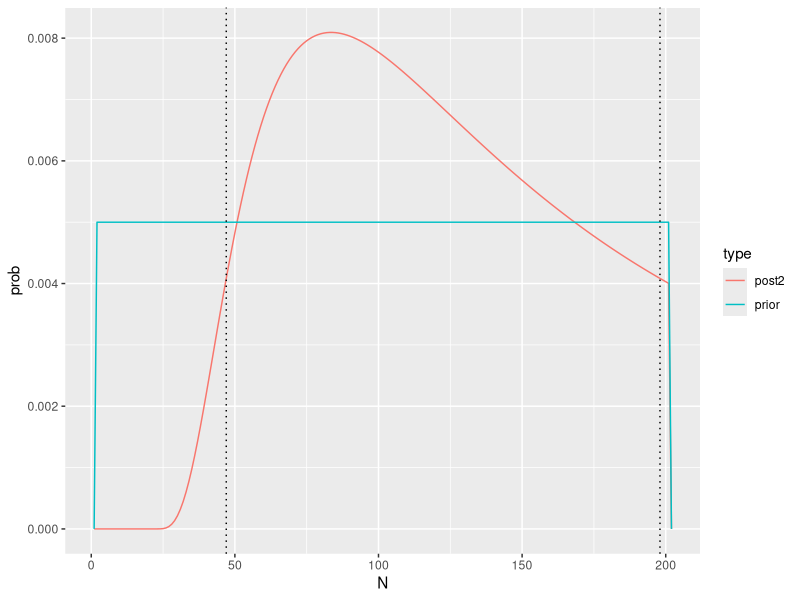

Generate this figure with R: (Note: a time limit stopped this script after it produced the figure.)
## ---- chunk 1
# knitr::opts_chunk$set(echo = FALSE)
knitr::opts_chunk$set(warning = FALSE)
knitr::opts_chunk$set(message = FALSE)
knitr::opts_chunk$set(out.width = "50%")
knitr::opts_current$set(fig.align = "center")
library(tidyverse)
library(RColorBrewer)

options(ggplot2.discrete.color=brewer.pal(8, "Dark2"))
options(ggplot2.discrete.fill=brewer.pal(8, "Dark2"))
## ---- chunk 2
# Simulate data
N <- 50
n <- c(10, 20)
theta <- rep(NA, 2)
theta[1] <- rhyper(1, N, 0, n[1])
theta[2] <- rhyper(1, theta[1], N-theta[1], n[2])
## ---- chunk 3
n <- c(14, 12)
theta <- c(14, 2)
## ---- chunk 4
# Simulate 1st capture and mark
capture <- tibble(N = seq(0:201),
                  prior = c(0, rep(0.005, 200), 0))
lik <- dhyper(theta[1], capture$N, 0, n[1])
lik[is.na(lik)] <- 0
post_unstd <- lik * capture$prior
capture$post1 <- post_unstd / sum(post_unstd)
## ---- chunk 5
# See https://stats.stackexchange.com/questions/381520/how-can-i-estimate-the-highest-posterior-density-interval-from-a-set-of-x-y-valu

# Find approximate HPDI
hdi = function(x, x.density, coverage)
{
  best = 0
  for (ai in 1 : (length(x) - 1))
  {
    for (bi in (ai + 1) : length(x))
    {
      mass = sum(diff(x[ai : bi]) * x.density[(ai + 1) : bi])
      if (mass >= coverage && mass / (x[bi] - x[ai]) > best)
      {
        best = mass / (x[bi] - x[ai])
        ai.best = ai
        bi.best = bi
      }
    }
  }
  c(x[ai.best], x[bi.best])
}
## ---- chunk 6
# Simulate recapture
# posterior from 1st capture is now prior for recapture
lik <- dhyper(theta[2], n[1], capture$N-n[1], n[2])
lik[is.na(lik)] <- 0
post_unstd <- lik * capture$post1
capture$post2 <- post_unstd / sum(post_unstd)

# Calculate 95% HPDI
hpdi <- capture$N[hdi(capture$N, capture$post2, 0.95)]

capture %>%
  select(-post1) %>%
  pivot_longer(-N, names_to="type", 
               values_to="prob") %>%
  ggplot() +
  geom_line(aes(x=N, y=prob, color=type)) +
  geom_vline(xintercept=hpdi, 
             linetype="dotted")
## ---- chunk 7
# Simulate 1st capture and mark
prior_p1 <- tibble(p1 = seq(0, 1, length.out=11),
                   prob1 = c(0, rep(0.1, 10)))

prior_p2 <- tibble(p2 = seq(0, 1, length.out=11),
                   prob2 = c(0, rep(0.1, 10)))

prior_N <- tibble(N = seq(0:201),
                  prob = c(0, rep(0.005, 200), 0))

grid <- crossing(prior_N, prior_p1, prior_p2) %>%
  mutate(lik = 0,
         post_unstd = 0)

k10 <- n[1] - theta[2]
k01 <- n[2] - theta[2]
k11 <- theta[2]

for(i in seq_along(grid$N))
{
  k00 <- grid[i,]$N - k10 - k01 - k11
  if (k00 < 0)
  {
    grid[i,]$lik <- 0.0
    grid[i,]$post_unstd <- 0.0
  }
  else{
    q00 <- (1-grid[i,]$p1) * (1-grid[i,]$p2)
    q10 <- grid[i,]$p1 * (1-grid[i,]$p2)
    q01 <- (1-grid[i,]$p1) * grid[i,]$p2
    q11 <- grid[i,]$p1 * grid[i,]$p2
    grid[i,]$lik <- dmultinom(x=c(k00, k10, k01, k11),
                             prob = c(q00, q10, q01, q11))
    grid[i,]$post_unstd <- grid[i,]$lik * grid[i,]$prob * grid[i,]$prob1 * grid[i,]$prob2
  }
}

grid$post <- grid$post_unstd/sum(grid$post_unstd)
## ---- chunk 8
# Plot N
postN <- grid %>%
  group_by(N) %>%
  summarize(posterior=sum(post)) %>%
  mutate(prior = prior_N$prob)

# Calculate 95% HPDI
hpdi <- postN$N[hdi(postN$N, postN$posterior, 0.95)]

postN %>%
  pivot_longer(-N, names_to="type", values_to = "prob") %>%
ggplot() +
  geom_line(mapping=aes(x=N, y=prob, color=type)) +
  geom_vline(xintercept=hpdi, 
             linetype="dotted")
## ---- chunk 9


postp2 <- grid %>%
  group_by(p2) %>%
  summarize(prob=sum(post))
## ---- chunk 10
# Plot p1
postp1 <- grid %>%
  group_by(p1) %>%
  summarize(posterior=sum(post)) %>%
  mutate(prior = prior_p1$prob1) %>%
  mutate("Test" = "1") %>%
  rename(test_prob=p1)

# Plot p2
postp2 <- grid %>%
  group_by(p2) %>%
  summarize(posterior=sum(post)) %>%
  mutate(prior = prior_p2$prob2) %>%
  mutate("Test" = "2") %>%
  rename(test_prob=p2)

# Calculate 95% HPDI
# hpdi <- postp1$p1[hdi(postp1$p1, postp1$posterior, 0.95)]

rbind(postp1, postp2) %>%
  pivot_longer(-c(Test, test_prob), names_to="type", values_to = "prob") %>%
ggplot(mapping=aes(x=test_prob, y=prob, color=Test, shape=type)) +
  geom_line() +
  geom_point() +
  labs(x="Test Probability of Finding Bugs", y="Probability")
## ---- chunk 11


# Calculate 95% HPDI
# hpdi <- postp1$p1[hdi(postp1$p1, postp1$posterior, 0.95)]

postp1 %>%
  pivot_longer(-p2, names_to="type", values_to = "prob") %>%
ggplot() +
  geom_line(mapping=aes(x=p2, y=prob, color=type)) 
